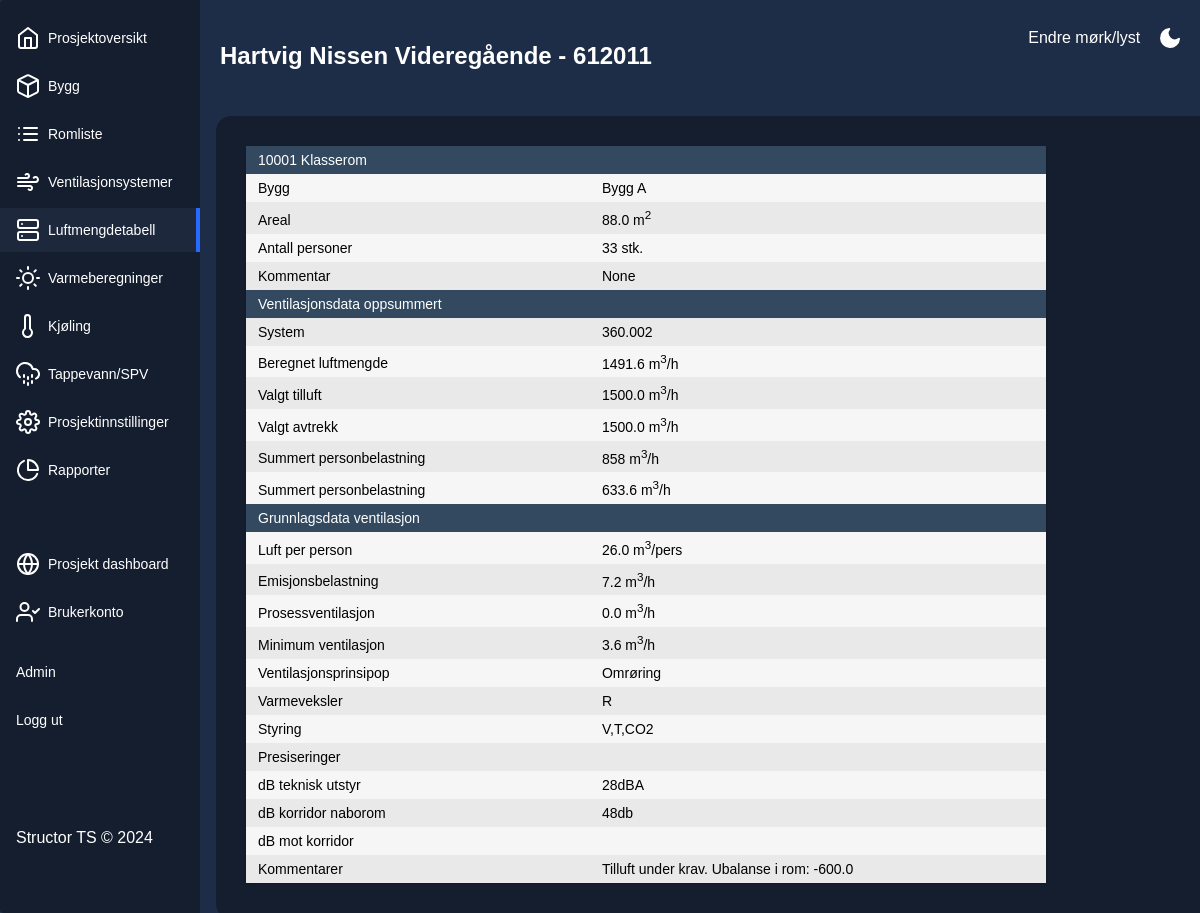
The page /1/ventilation/1/1 (signed in) on the database as committed earlier.
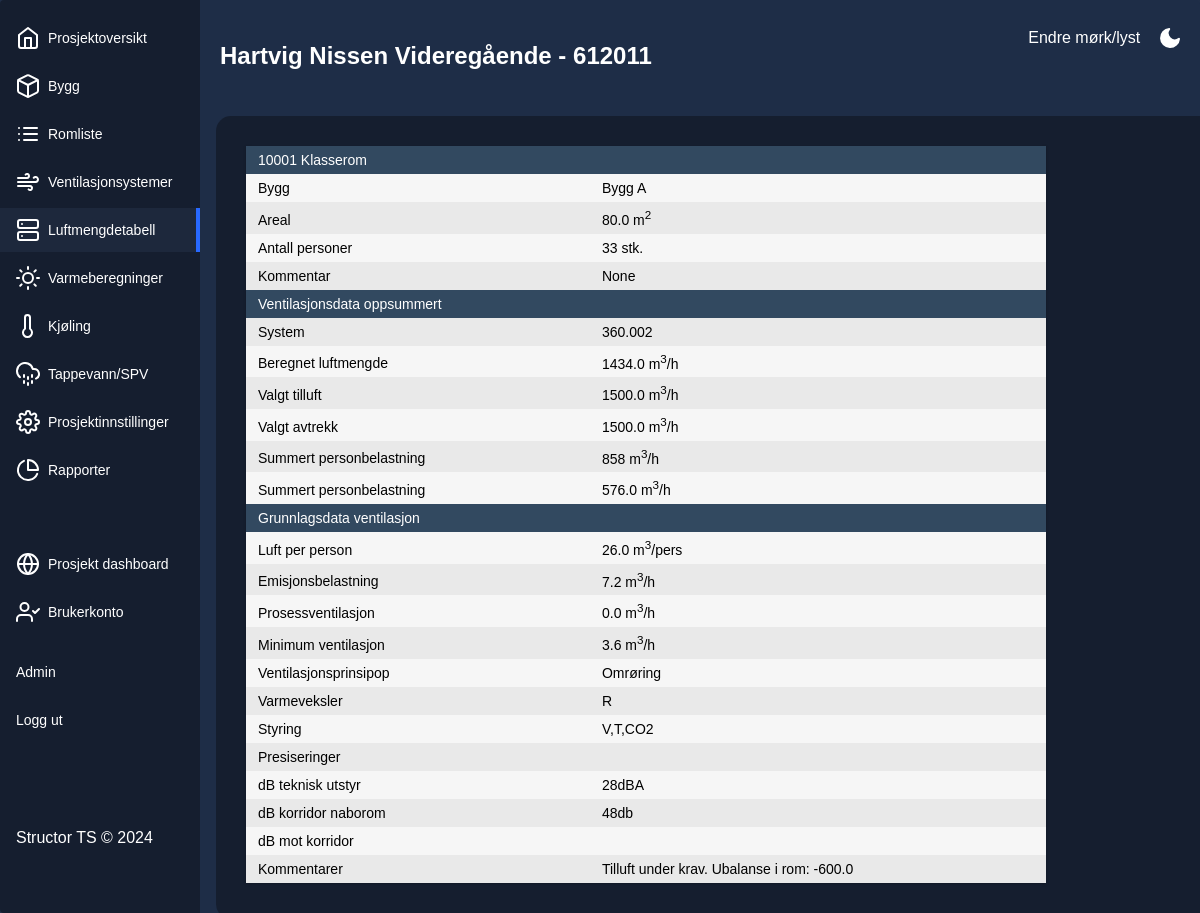
The same page on the database as committed later.
### romskjema/models.py (models this page shows)
class Rooms(db.Model):
    __tablename__ = "Rooms"
    id = db.Column(db.Integer, primary_key=True, autoincrement=True)
    BuildingId = db.Column(db.Integer, db.ForeignKey('Buildings.id'), nullable=False)
    RoomTypeId = db.Column(db.Integer, db.ForeignKey('RoomTypes.id'), nullable=False)
    Floor = db.Column(db.String(100), nullable=False)
    RoomNumber = db.Column(db.String(100), nullable=False)
    RoomName = db.Column(db.String(100), nullable=False)
    Area = db.Column(db.Float, nullable=False)
    RoomPopulation = db.Column(db.Integer, nullable=False)
    Comments = db.Column(db.String(250))
    room_type = db.relationship('RoomTypes', backref='room_type', uselist=False, lazy=True)
    ventilation_properties = db.relationship('RoomVentilationProperties', backref='room_ventilation', uselist=False, lazy=True)
    energy_properties = db.relationship('RoomEnergyProperties', backref="room_energy", uselist=False, lazy=True)

class RoomVentilationProperties(db.Model):
    __tablename__ = "RoomVentilationProperties"
    id = db.Column(db.Integer, primary_key=True, autoincrement=True)
    RoomId = db.Column(db.Integer, db.ForeignKey('Rooms.id', ondelete="SET NULL"), nullable=False, unique=True)
    SystemId = db.Column(db.Integer, db.ForeignKey('VentilationSystems.id', ondelete="SET NULL"), nullable=True)
    AirPerPerson = db.Column(db.Float)
    AirPersonSum = db.Column(db.Integer)
    AirEmission = db.Column(db.Float)
    AirEmissionSum = db.Column(db.Float)
    AirProcess = db.Column(db.Float)
    AirMinimum = db.Column(db.Float)
    AirDemand = db.Column(db.Float)
    AirSupply = db.Column(db.Float)
    AirExtract = db.Column(db.Float)
    AirChosen = db.Column(db.Float)
    VentilationPrinciple = db.Column(db.String(50))
    HeatExchange = db.Column(db.String(50))
    RoomControl = db.Column(db.String(50))
    Notes = db.Column(db.String(100))
    DbTechnical = db.Column(db.String(50))
    DbNeighbour = db.Column(db.String(50))
    DbCorridor = db.Column(db.String(50))
    Comments = db.Column(db.String(20))

### romskjema/ventilation/ventilation.py (the view, shortened to what this page needs)
@ventilation_bp.route('/', defaults={'building_id': None, 'room_id': None}, methods=['GET', 'POST'])
@ventilation_bp.route('/<building_id>', defaults={'room_id': None}, methods=['GET', 'POST'])
@ventilation_bp.route('/<building_id>/<room_id>', methods=['GET'])
@login_required
def ventilation(building_id, room_id, project_id):
    project = dbo.get_project(project_id)
    endpoint = request.endpoint
    if request.method == "POST":
        requested_building_id = escape(request.form.get("project_building"))
        if requested_building_id != "none" and requested_building_id != "showall":
            return redirect(url_for("ventilation.ventilation", building_id = requested_building_id, project_id=project_id))
        else:
            return redirect(url_for("ventilation.ventilation", building_id = "showall", project_id=project_id))
    elif request.method == "GET":
        summaries = []
        summaries.append(dbo.summarize_demand_building(project_id, building_id))
        summaries.append(dbo.summarize_supply_air_building(project_id, building_id))
        summaries.append(dbo.summarize_extract_air_building(project_id, building_id))
        if room_id:
            room_data = dbo.get_room(room_id)
            ventilation_data = room_data.ventilation_properties
            system = dbo.get_system(ventilation_data.SystemId)
            return render_template("room_data.html",
                                user=current_user,
                                project=project,
                                ventilation_data = ventilation_data,
                                room_data=room_data,
                                system=system,
                                endpoint=endpoint,
                                project_id=project_id)

### romskjema/db_operations.py (called while the page is built)
@login_required
def get_project(project_id: int) -> models.Projects:
    project = db.session.query(models.Projects).filter(models.Projects.id == project_id).first()
    return project

@login_required
def get_room(room_id: int) -> models.Rooms:
    room = db.session.query(models.Rooms).filter(models.Rooms.id == room_id).first()
    return room

@login_required
def summarize_supply_air_building(project_id: int, building_id: int) -> float:
    supply = db.session.query(func.sum(models.RoomVentilationProperties.AirSupply)).join(models.Rooms).join(models.Buildings).join(models.Projects).filter(and_(models.Projects.id == project_id, models.Buildings.id == building_id)).scalar()
    return supply

@login_required
def summarize_demand_building(project_id: int, building_id: int) -> float:
    supply = db.session.query(func.sum(models.RoomVentilationProperties.AirDemand)).join(models.Rooms).join(models.Buildings).join(models.Projects).filter(and_(models.Projects.id == project_id, models.Buildings.id == building_id)).scalar()
    return supply

### romskjema/ventilation/templates/room_data.html (shortened to what the changed rows need)
{% extends "base.html" %}
{%block content %}
    <div class="summaries-wrapper">
      <div class="summaries-table">
        <div class="summaries-row header blue">
          <div class="summaries-cell white">
            {{room_data.RoomNumber}} {{room_data.RoomName}}
          </div>
          <div class="summaries-cell">
          </div>
        </div>
        <div class="summaries-row">
          <div class="summaries-cell">
            Areal
          </div>
          <div class="summaries-cell">
            {{room_data.Area}} m<sup>2</sup>
          </div>
        </div>
        <div class="summaries-row">
          <div class="summaries-cell">
            Antall personer
          </div>
          <div class="summaries-cell">
            {{room_data.RoomPopulation}} stk.
          </div>
        </div>
        <div class="summaries-row">
          <div class="summaries-cell">
            Kommentar
          </div>
          <div class="summaries-cell">
            {{room_data.Comments}}
          </div>
        </div>
        <div class="summaries-row">
          <div class="summaries-cell">
            Beregnet luftmengde
          </div>
          <div class="summaries-cell">
            {{ventilation_data.AirDemand}} m<sup>3</sup>/h
          </div>
        </div>
        <div class="summaries-row">
          <div class="summaries-cell">
            Valgt tilluft
          </div>
          <div class="summaries-cell">
            {{ventilation_data.AirSupply}} m<sup>3</sup>/h
          </div>
        </div>
        <div class="summaries-row">
          <div class="summaries-cell">
            Valgt avtrekk
          </div>
          <div class="summaries-cell">
            {{ventilation_data.AirExtract}} m<sup>3</sup>/h
          </div>
        </div>
        <div class="summaries-row">
          <div class="summaries-cell">
            Summert personbelastning
          </div>
          <div class="summaries-cell">
            {{ventilation_data.AirPersonSum}} m<sup>3</sup>/h
          </div>
        </div>
        <div class="summaries-row">
          <div class="summaries-cell">
            Summert personbelastning
          </div>
          <div class="summaries-cell">
            {{ventilation_data.AirEmissionSum}} m<sup>3</sup>/h
          </div>
        </div>
        <div class="summaries-row">
          <div class="summaries-cell">
            Luft per person
          </div>
          <div class="summaries-cell">
            {{ventilation_data.AirPerPerson}} m<sup>3</sup>/pers
          </div>
        </div>
        <div class="summaries-row">
          <div class="summaries-cell">
            Emisjonsbelastning
          </div>
          <div class="summaries-cell">
            {{ventilation_data.AirEmission}} m<sup>3</sup>/h
          </div>
        </div>
        <div class="summaries-row">
          <div class="summaries-cell">
            Prosessventilasjon
          </div>
          <div class="summaries-cell">
            {{ventilation_data.AirProcess}} m<sup>3</sup>/h
          </div>
        </div>
        <div class="summaries-row">
          <div class="summaries-cell">
            Minimum ventilasjon
          </div>
          <div class="summaries-cell">
            {{ventilation_data.AirMinimum}} m<sup>3</sup>/h
          </div>
        </div>
        <div class="summaries-row">
          <div class="summaries-cell">
            Ventilasjonsprinsipop
          </div>
          <div class="summaries-cell">
            {{ventilation_data.VentilationPrinciple}}
          </div>
        </div>
        <div class="summaries-row">
          <div class="summaries-cell">
            Varmeveksler
          </div>
          <div class="summaries-cell">
            {{ventilation_data.HeatExchange}}
          </div>
        </div>
        <div class="summaries-row">
          <div class="summaries-cell">
            Styring
          </div>
          <div class="summaries-cell">
            {{ventilation_data.RoomControl}}
          </div>
        </div>
        <div class="summaries-row">
          <div class="summaries-cell">
            dB teknisk utstyr
          </div>
          <div class="summaries-cell">
            {{ventilation_data.DbTechnical}}
          </div>
        </div>
        <div class="summaries-row">
          <div class="summaries-cell">
            dB korridor naborom
          </div>
          <div class="summaries-cell">
            {{ventilation_data.DbNeighbour}}
          </div>
        </div>
        <div class="summaries-row">
          <div class="summaries-cell">
            Kommentarer
          </div>
          <div class="summaries-cell">
            {{ventilation_data.Comments}}
          </div>
        </div>
      </div>
    </div>
{% endblock %}

Rows that differ between the two databases and show on the page:
changed Rooms "Klasserom": Area "88.0" → "80.0"
changed RoomVentilationProperties "Omrøring": AirDemand "1491.6" → "1434.0"; AirEmissionSum "633.6" → "576.0"
